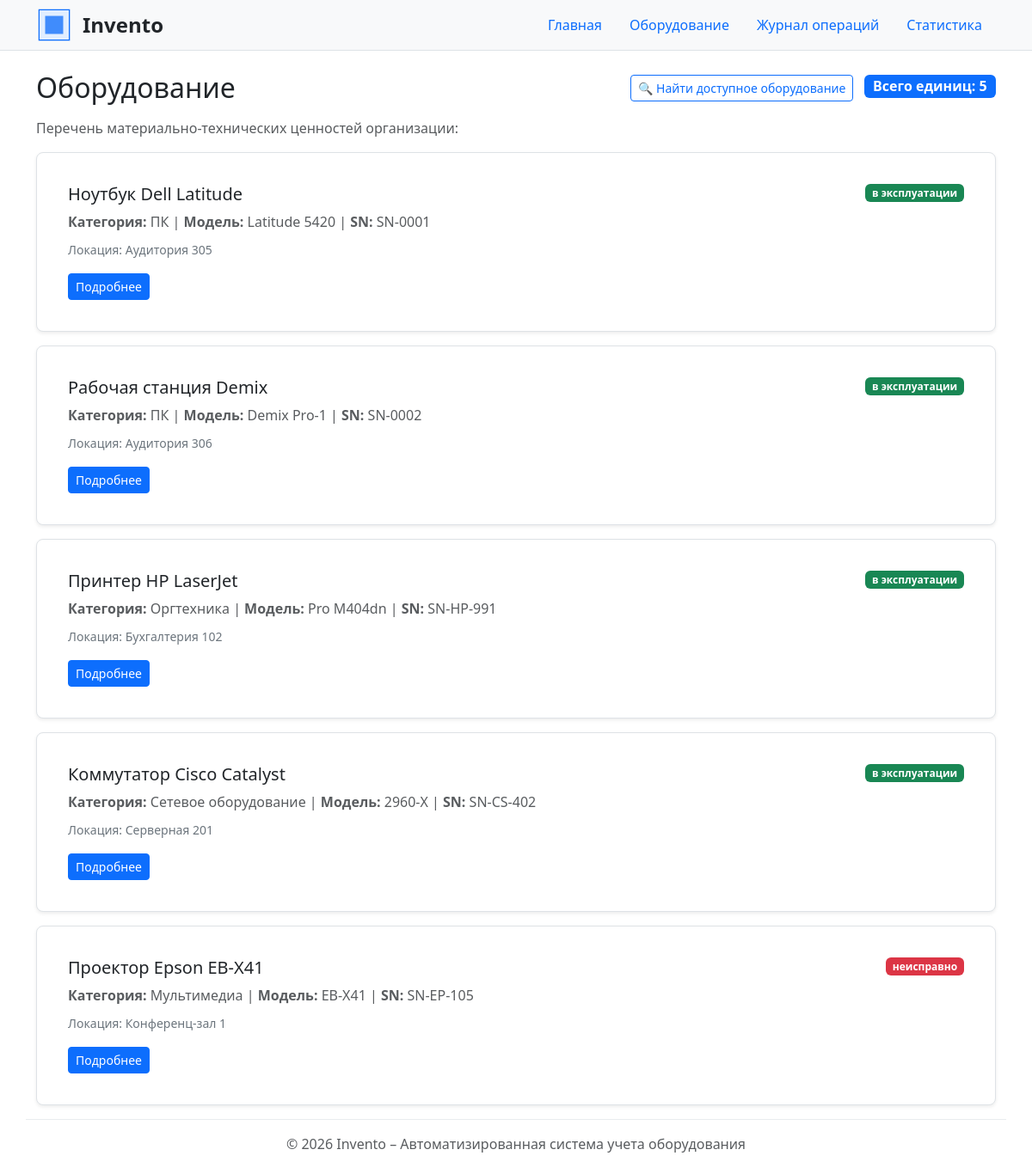
Screenshot of /equipment/ with the database file from the repository.
### equipment/views.py (the view)
# urls.py: path("", views.equipment, name="list"),
def equipment(request):
    conn = get_connection()
    conn.row_factory = sqlite3.Row
    equipment_list = conn.execute(
        """
        SELECT
            id,
            name,
            category,
            model,
            serial_number,
            location,
            status
        FROM equipment
        ORDER BY id;
        """
    ).fetchall()
    conn.close()
    context = {
        "equipment": equipment_list,
    }
    return render(
        request,
        "equipment/equipment_list.html",
        context,
    )

### db/database.py (called while the page is built)
def get_connection() -> sqlite3.Connection:
    conn = sqlite3.connect(DB_PATH)
    conn.execute("PRAGMA foreign_keys = ON;")
    return conn

### equipment/templates/equipment/equipment_list.html (shortened to what this page needs)
{% extends "base.html" %}
{% block content %}
<div class="d-flex justify-content-between align-items-center mb-3">
    <h1 class="h2 mb-0">Оборудование</h1>
    <div>
        <a href="{% url 'equipment:available' %}" class="btn btn-outline-primary btn-sm me-2">
            🔍 Найти доступное оборудование
        </a>
        <span class="badge bg-primary fs-6">
            Всего единиц: {{ equipment|length }}
        </span>
    </div>
</div>
<p class="text-muted">Перечень материально-технических ценностей организации:</p>
<div class="equipment-list mt-3">
    {% for item in equipment %}
        {% include "equipment/includes/equipment_card.html" %}
    {% empty %}
        <div class="alert alert-info">
            Оборудование не найдено.
        </div>
    {% endfor %}
</div>
{% endblock %}

### equipment/templates/equipment/includes/equipment_card.html
<article class="card equipment-card mb-3 shadow-sm">
    <div class="card-body">
        <div class="d-flex justify-content-between align-items-start mb-2">
            <h2 class="h5 card-title mb-0">
                {{ item.name|default:"Без названия" }}
            </h2>
            {% if item.status == "в эксплуатации" or item.is_in_use %}
                <span class="badge bg-success">в эксплуатации</span>
            {% elif item.status == "неисправно" or item.is_broken %}
                <span class="badge bg-danger">неисправно</span>
            {% else %}
                <span class="badge bg-secondary">{{ item.status }}</span>
            {% endif %}
        </div>
        <p class="card-text text-muted mb-2">
            <strong>Категория:</strong> {{ item.category }} |
            <strong>Модель:</strong> {{ item.model }} |
            <strong>SN:</strong> {{ item.serial_number }}
        </p>
        <p class="card-text mb-3">
            <small class="text-secondary">Локация: {{ item.location }}</small>
        </p>
        <a href="{% url 'equipment:detail' item.id %}" class="btn btn-sm btn-primary">
            Подробнее
        </a>
    </div>
</article>

### homepage/static/homepage/css/style.css (style rules this page uses)
body { min-height: 100vh; display: flex; flex-direction: column; }
.equipment-card { margin-bottom: 1rem; padding: 1.25rem; border: 1px solid #dee2e6; border-radius: 8px; background-color: #ffffff; transition: transform 0.15s ease-in-out, box-shadow 0.15s ease-in-out; }

### rows the page displays
equipment: name "Ноутбук Dell Latitude", shows "в эксплуатации", category "ПК", model "Latitude 5420", serial_number "SN-0001", location "Аудитория 305"
equipment: name "Рабочая станция Demix", shows "в эксплуатации", category "ПК", model "Demix Pro-1", serial_number "SN-0002", location "Аудитория 306"
equipment: name "Принтер HP LaserJet", shows "в эксплуатации", category "Оргтехника", model "Pro M404dn", serial_number "SN-HP-991", location "Бухгалтерия 102"
equipment: name "Коммутатор Cisco Catalyst", shows "в эксплуатации", category "Сетевое оборудование", model "2960-X", serial_number "SN-CS-402", location "Серверная 201"
equipment: name "Проектор Epson EB-X41", shows "неисправно", category "Мультимедиа", model "EB-X41", serial_number "SN-EP-105", location "Конференц-зал 1"

### other values shown
{{ equipment|length }} "5"
